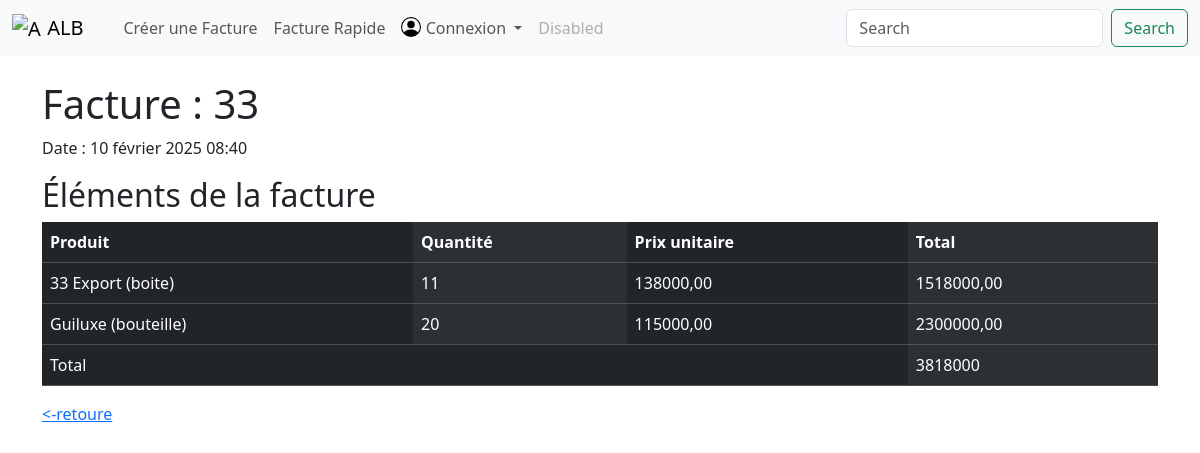
Page /invoice/33/item/ on the committed database.
### home/models.py (models this page shows, shortened)
class GlobalSettings(models.Model):
    TYPE_CHOICES = [
        ('text', 'Texte'),
        ('image', 'Image'),
    ]
    key = models.CharField(max_length=255, unique=True)
    value_text = models.TextField(blank=True, null=True)  # Pour les textes
    value_image = models.ImageField(upload_to='settings/', blank=True, null=True)  # Pour les images
    type = models.CharField(max_length=10, choices=TYPE_CHOICES, default='text')

### invoice/models.py (models this page shows, shortened)
class Invoice(models.Model):
    STATUS_CHOICES = [
        (1, 'En cours'),
        (2, 'Payé'),
        (3, 'Annulé')
    ]
    customer = models.CharField(max_length=255, verbose_name='Client')
    date = models.DateTimeField(verbose_name='Date', auto_now_add=True)
    delivered = models.BooleanField(verbose_name='Livré', default=False)
    status = models.IntegerField(choices=STATUS_CHOICES, verbose_name='Status', default=1)
    @property
    def total(self):
        return self.invoiceitem_set.aggregate(
            total=Sum(F('quantity') * F('price')))['total'] or 0
    class Meta:
        ordering = ['-date']
        verbose_name = 'Facture'
        verbose_name_plural = 'Factures'

class InvoiceItem(models.Model):
    invoice = models.ForeignKey(Invoice, on_delete=models.CASCADE, verbose_name='Facture')
    item = models.ForeignKey('inventory.Inventory', on_delete=models.SET_NULL, verbose_name='Produit', null=True, blank=True)
    delete_item_name = models.CharField(max_length=100, null=True, blank=True)
    quantity = models.PositiveIntegerField(null=False, blank=False)  # Empêche les quantités négatives
    price = models.DecimalField(max_digits=10, decimal_places=2, validators=[MinValueValidator(0.01)])  # Prix minimum 0.01
    class Meta:
        verbose_name = 'Item de facture'
        verbose_name_plural = 'Items de facture'
    @property
    def total(self):
        return self.quantity * self.price

### inventory/models.py (models this page shows, shortened)
class Inventory(models.Model):
    product = models.OneToOneField('product.Product', on_delete=models.CASCADE, verbose_name='Produit')
    quantity_row = models.PositiveIntegerField(verbose_name='Quantité brute', default=0)
    threshold = models.IntegerField(verbose_name='Seuil', default=0, blank=True)
    last_update = models.DateTimeField(auto_now=True)
    created_at = models.DateTimeField(auto_now_add=True)
    def __str__(self):
        return f'{self.product.name} ({self.product.type})'
    class Meta:
        verbose_name = "Inventaire"
        verbose_name_plural = "Inventaires"
        ordering = ['product__name']

### product/models.py (models this page shows, shortened)
class Product(models.Model):
    CHOICE_TYPE = (
        ('bouteille', 'Bouteille'),
        ('boite', 'Cannette'),
        ('carton', 'Carton'),
    )
    image = models.ImageField(upload_to='settings/', blank=True, null=True)
    name = models.CharField(verbose_name="Nom", max_length=100)
    quantity_in = models.PositiveIntegerField(default=24, verbose_name="Quantité interne ")
    price = models.DecimalField(verbose_name="Prix", max_digits=10, decimal_places=2, validators=[MinValueValidator(min_value)])
    price_big_customer = models.DecimalField(verbose_name="Prix grossiste", max_digits=10, decimal_places=2, validators=[MinValueValidator(min_value)])
    alcoholic = models.BooleanField(verbose_name="Alcoolisé", default=False)
    recycling = models.BooleanField(verbose_name='Reciclable', default=False)
    type = models.CharField(verbose_name='Type', choices=CHOICE_TYPE, max_length=10, default='bottle')
    class Meta:
        ordering = ['name']
        verbose_name = "Produit"
        verbose_name_plural = "Produits"

### invoice/views.py (the view)
# urls.py: path('<int:pk>/item/', InvoiceDetailView.as_view(), name='invoice_detail'),
class InvoiceDetailView(DetailView):
    model = Invoice
    context_object_name = 'invoice'
    template_name = 'invoice_detail.html'
    def get_context_data(self, **kwargs):
        context = super().get_context_data(**kwargs)
        context['items'] = InvoiceItem.objects.filter(invoice=self.object)
        return context

### home/context_processors.py (called while the page is built)
def global_settings(request):
    return {
        'company_name': get_global_setting('company_name', 'Default Company Name'),
        'company_logo': get_global_setting('company_logo', 'default_logo.png'),
        'company_phone': get_global_setting('company_phone', '0000000000'),
        'currency': get_global_setting('currency', 'EUR'),
    }

### home/templatetags/filtre.py (called while the page is built)
@register.filter
def initial(nom):
    return ''.join([part[0].upper() for part in nom.split()])  # Retourne les initiales

### home/utils.py (called while the page is built)
def get_global_setting(key, default=None):
    cache_key = f"global_setting_{key}"
    value = cache.get(cache_key)
    if value is None:
        try:
            value = GlobalSettings.objects.get(key=key).value_text if GlobalSettings.objects.get(key=key).type == 'text' else GlobalSettings.objects.get(key=key).value_image.url
            cache.set(cache_key, value, timeout=None)  # Cache persistant
        except GlobalSettings.DoesNotExist:
            value = default  # Valeur par défaut si la clé n'existe pas
    return value

### invoice/Templates/invoice_detail.html
{% extends "base.html" %}
{% block content %}
    <h1>Facture : {{ invoice.id }}</h1>
    <p>Date : {{ invoice.date }}</p>
    <h2>Éléments de la facture</h2>
    <table class="table table-dark table-striped-columns">
        <thead>
        <tr>
            <th scope="col">Produit</th>
            <th scope="col">Quantité</th>
            <th scope="col">Prix unitaire</th>
            <th scope="col">Total</th>
        </tr>
        </thead>
        <tbody class="bg-secondary">
        {% for item in items %}
            <tr>
                <td>{% if item.item %}
                    {{ item.item }}
                    {% else %}
                    {{ item.delete_item_name }}
                    {% endif %}
                </td>
                <td>{{ item.quantity }}</td>
                <td>{{ item.price }}</td>
                <td>{{ item.total }}</td>
            </tr>
        {% endfor %}
        <tr>
            <td colspan="3">Total</td>
            <td>{{ invoice.total }}</td>
        </tbody>
    </table>
    <a href="{% url 'invoice_list' %}"> &lt;-retoure</a>
{% endblock %}

### home/Templates/navbar.html (shortened to what this page needs)
{% load static %}
{% load filtre %}
<nav class="navbar navbar-expand-lg bg-body-tertiary">
        <div class="container-fluid">
          <a class="navbar-brand" href="{% url 'home' %}">
            <img src="{% static "pictures/DALL·E 2025-01-24 11.56.48 - A professional logo featuring the uppercase letters 'AL' with a bold and modern design. The background is a dark blue color, and the letters have whit.webp" %}" alt="{{ company_name }}" width="30" height="24" class="d-inline-block align-text-top"> {{ company_name | initial }}
          </a>
          <div class="collapse navbar-collapse" id="navbarSupportedContent">
            <ul class="navbar-nav me-auto mb-2 mb-lg-0">
              <li class="nav-item">
                <a class="nav-link active" aria-current="page" href="#"></a>
              </li>
              <li class="nav-item">
                <a class="nav-link {% if request.resolver_match.url_name == 'invoice_create' %}active{% endif %}" href="{% url 'invoice_create' %}">Créer une Facture</a>
              </li>
                <li class="nav-item">
                <a class="nav-link {% if request.resolver_match.url_name == 'show_rapid_invoice' %}active{% endif %}" href="{% url 'show_rapid_invoice' %}">Facture Rapide</a>
                </li>
                {% if user.is_authenticated %}
              <li class="nav-item dropdown">
                <a class="nav-link dropdown-toggle" href="#" role="button" data-bs-toggle="dropdown" aria-expanded="false">
                  {{ user.username }}
                </a>
                <ul class="dropdown-menu">
                  <li><a class="dropdown-item" href="{% url 'logout' %}"><img src="{% static 'person-dash-fill.svg' %}" alt="" width="20" height="20" class="d-inline-block align-text-top"> Déconnection</a></li>
                  <li><hr class="dropdown-divider"></li>
                  <li><a class="dropdown-item" href="#"><img src="{% static 'gear-wide-connected.svg' %}" width="20" height="20" class="d-inline-block align-text-top" alt=""> Paramètre...</a></li>
                </ul>
              </li>
                {% else %}
              <li class="nav-item dropdown">
                <a class="nav-link dropdown-toggle icon-link-hover" href="#" role="button" data-bs-toggle="dropdown" aria-expanded="false">
                  <img src="{% static "person-circle.svg" %}" alt="user" width="20" height="20" class="d-inline-block align-text-top"> Connexion
                </a>
              </li>
                {% endif %}
              <li class="nav-item">
                <a class="nav-link disabled" aria-disabled="true">Disabled</a>
              </li>
            </ul>
            <form class="d-flex" role="search">
              <input class="form-control me-2" type="search" placeholder="Search" aria-label="Search">
              <button class="btn btn-outline-success" type="submit">Search</button>
            </form>
          </div>
        </div>
      </nav>

### rows in the picture
GlobalSettings: value_text "ALB"
Invoice: id "33", date "10 février 2025 08:40", total "3818000"
InvoiceItem: item "33 Export (boite)", quantity "11", price "138000,00", total "1518000,00"
InvoiceItem: item "Guiluxe (bouteille)", quantity "20", price "115000,00", total "2300000,00"
